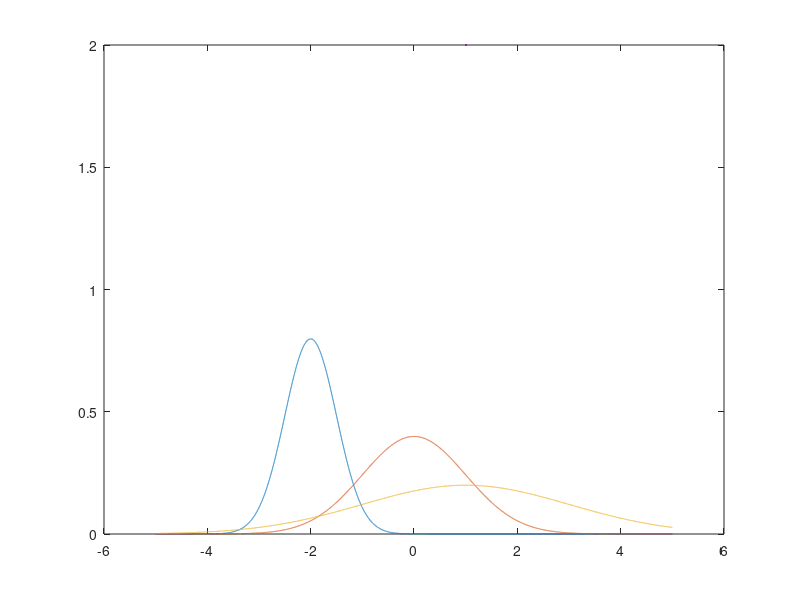

Write the MATLAB code that produced this figure. (Note: this script raises an error after producing the figure.)
clear
close all

MU = [-2 0 1];
SIGMA = [0.5 1 2];

x = linspace(-5, 5, 10000)';
z = (x-MU)./SIGMA;
f = exp(-z.^2/2) ./ (sqrt(2*pi)*SIGMA);
lincomp(plot(x, f, LineWidth=2))

xlabel("$x$", Interpreter="latex")
ylabel("$f(x)$", Interpreter="latex")
ylim([0 1])
grid on

pad_legend(legend("$\mu="+MU'+",\sigma="+rats(SIGMA')+"\;$", Interpreter="latex"));

set(gcf, Position=[200 200 800 300])

exportgraphics(gca, "../pdf_normal.pdf", ContentType="vector", BackgroundColor="none")
